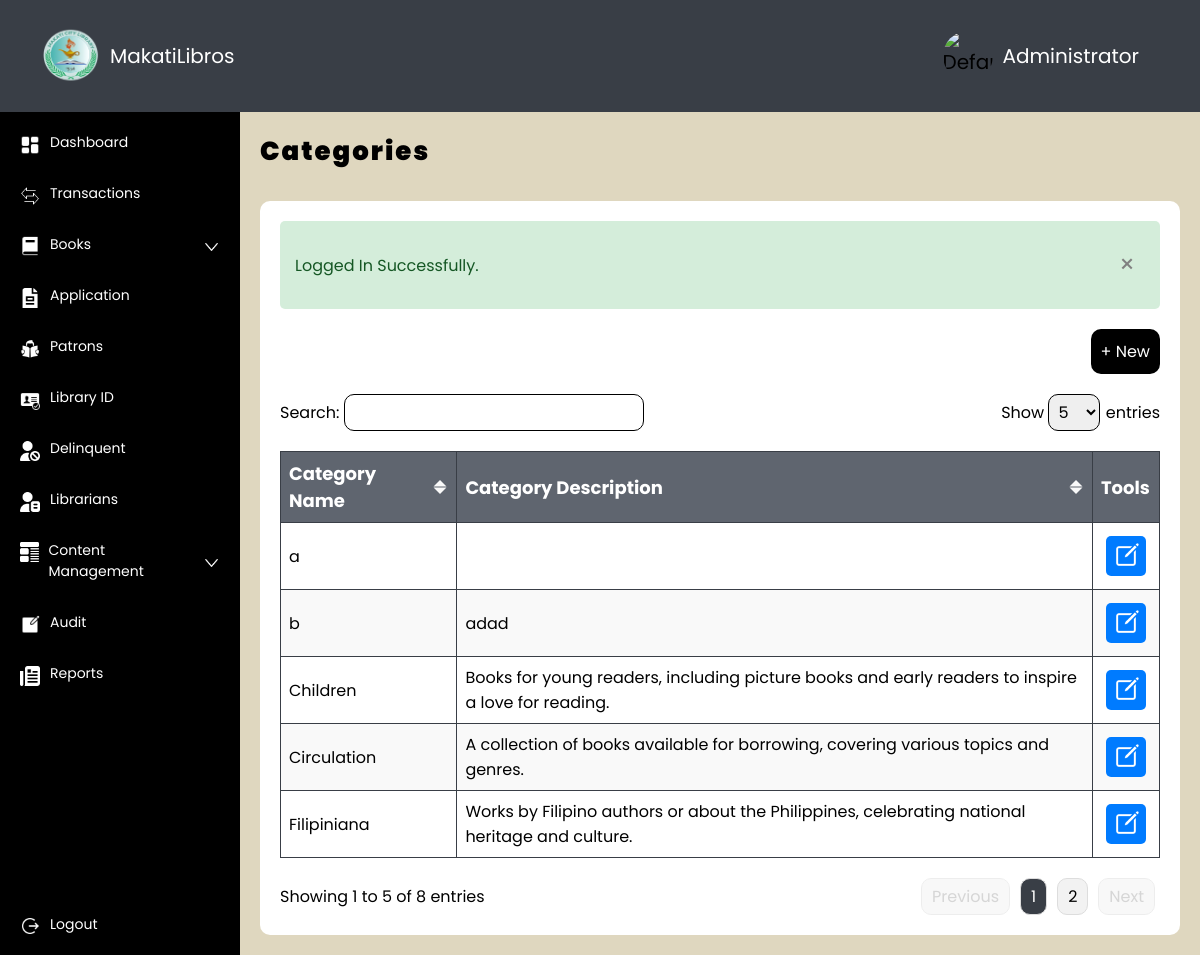
The app's page /admin/category.php (signed in) with its own data.
### tables this page shows
CREATE TABLE `category` (
  `category_id` int(11) NOT NULL,
  `category` varchar(255) DEFAULT NULL,
  `description` text DEFAULT NULL
);

### admin/functions/fetch_profile.php (called while the page is built, shortened)
<?php
$email = $_SESSION['email'];
try {
    $query = "SELECT * FROM librarians WHERE email = :email";
    $stmt = $pdo->prepare($query);
    $stmt->bindParam(':email', $email);
    $stmt->execute();
    $librarian = $stmt->fetch(PDO::FETCH_ASSOC);
    if (!$librarian) {
        $query = "SELECT * FROM admin WHERE email = :email";
        $stmt = $pdo->prepare($query);
        $stmt->bindParam(':email', $email);
        $stmt->execute();
        $admin = $stmt->fetch(PDO::FETCH_ASSOC);
        $librarian = $admin;
    }
    $isAdmin = isset($librarian['admin_id']);
} catch (PDOException $e) {
    header("Location: logout.php");
    exit();
}

### admin/functions/fetch_category.php (called while the page is built)
<?php
function getCategoryList($pdo) {
    $query = "SELECT category_id, category, description FROM category ORDER BY category ASC";
    $stmt = $pdo->prepare($query);
    $stmt->execute();
    $categoryList = [];
    while ($row = $stmt->fetch(PDO::FETCH_ASSOC)) {
        $categoryList[] = [
            'category_id' => $row['category_id'],
            'category' => $row['category'],
            'description' => $row['description']
        ];
    }
    return $categoryList;
}
?>

### admin/category.php (the view, shortened to what this page needs)
<!DOCTYPE html>
<html lang="en">
<head>
    <link rel="stylesheet" href="style.css">
</head>
<?php
include '../connection.php';
include 'functions/fetch_category.php';
$categoryList = getCategoryList($pdo);
?>
<body>
    <div class="wrapper">
        <div class="container-top">
            <?php include 'container-top.php'; ?>
        </div>
        <div class="container-content">
            <div class="sidebar">
                <?php include 'sidebar.php'; ?>
            </div>
            <div class="body">
                <div class="row">
                    <div class="title-26px">
                        Categories
                    </div>
                </div>
                <div class="container-white">
                    <div class="container-success" id="container-success" style="display: <?php echo isset($_SESSION['success_display']) ? $_SESSION['success_display'] : 'none';
                                                                                            unset($_SESSION['success_display']); ?>;">
                        <div class="container-success-description">
                            <?php if (isset($_SESSION['success_message'])) {
                                echo $_SESSION['success_message'];
                            } ?>
                        </div>
                        <button type="button" class="button-success-close" onclick="closeSuccessStatus()">&times;</button>
                    </div>
                    <div class="row row-right">
                        <button class="button-borrow" onclick="openAddModal()">
                            &#43; New
                        </button>
                    </div>
                    <div class="row row-between">
                        <div>
                            <label for="search">Search: </label>
                            <input class="table-search" type="text" id="search" onkeyup="searchTable()">
                        </div>
                        <div>
                            <label for="entries">Show </label>
                            <select class="table-select" id="entries" onchange="changeEntries()">
                                <option value="5">5</option>
                            </select>
                            <label for="entries"> entries</label>
                        </div>
                    </div>
                    <div class="row">
                        <table id="table">
                            <thead>
                                <tr>
                                    <th onclick="sortTable(0)">
                                        <div class="row row-between">
                                            <div class="column-title">Category Name</div>
                                            <img id="sort-icon-0" src="../images/sort.png" class="sort">
                                        </div>
                                    </th>
                                    <th onclick="sortTable(1)">
                                        <div class="row row-between">
                                            <div class="column-title">Category Description</div>
                                            <img id="sort-icon-1" src="../images/sort.png" class="sort">
                                        </div>
                                    </th>
                                    <th>
                                        <div class="column-title">Tools</div>
                                    </th>
                                </tr>
                            </thead>
                            <tbody>
                                <?php if (empty($categoryList)) { ?>
                                    <tr>
                                        <td colspan="2">
                                            <div class="no-result">
                                                <div class="no-result-image">
                                                    <img src="../images/no-result.jpg" alt="No Results Found" class="image" />
                                                </div>
                                                <p>No results found.</p>
                                            </div>
                                        </td>
                                    </tr>
                                <?php } else { ?>
                                    <?php foreach ($categoryList as $category) { ?>
                                        <tr>
                                            <td><?php echo htmlspecialchars($category['category']); ?></td>
                                            <td><?php echo htmlspecialchars($category['description']); ?></td>
                                            <td>
                                                <div class="td-center">
                                                <div class="button-edit"
                                                    data-category-id="<?php echo htmlspecialchars($category['category_id']); ?>"
                                                    data-category-name="<?php echo htmlspecialchars($category['category']); ?>"
                                                    data-category-description="<?php echo htmlspecialchars($category['description']); ?>"
                                                    onclick="openEditModal(this)">
                                                        <img src="../images/edit-white.png" class="image">
                                                    </div>
                                                </div>
                                            </td>
                                        </tr>
                                    <?php } ?>
                                <?php } ?>
                            </tbody>
                        </table>
                    </div>
                    <div class="row row-between">
                        <div class="entry-info" id="entry-info"></div>
                        <div class="pagination" id="pagination"></div>
                    </div>
                </div>
            </div>
        </div>
    </div>
</body>
</html>

### admin/container-top.php (shortened to what this page needs)
<?php include 'functions/fetch_profile.php'; ?>
<div class="row row-between">
    <div class="row-auto">
        <div class="container-round logo">
            <img src="../images/library-logo.png" class="image">
        </div>
        <div class="font-white">
            MakatiLibros
        </div>
    </div>
    <div class="row-auto container-profile" <?php echo ($isAdmin) ? '' : 'onclick="openEditProfileModal()"'; ?>>
        <div class="container-round profile">
            <img
                src="../librarian_images/<?php echo $isAdmin ? 'default_image.jfif' : htmlspecialchars($image); ?>"
                class="image"
                alt="<?php echo $isAdmin ? 'Default Admin Image' : 'User Profile Image'; ?>">
        </div>
        <div class="font-white">
            <?php echo htmlspecialchars($isAdmin ? 'Administrator' : $lastname); ?>
        </div>
    </div>
</div>

### admin/style.css (style rules this page uses)
* { margin: 0; padding: 0; font-family: 'Poppins', sans-serif; box-sizing: border-box; font-size: 20px; }
.wrapper { display: flex; flex-direction: column; height: 100vh; width: 100%; }
.container-top { display: flex; flex-direction: row; width: 100%; padding: 20px 40px; align-items: center; background-color: #393E46; }
.font-white { color: white; }
.container-round { border-radius: 100%; overflow: hidden; }
.logo { width: 60px; height: 60px; }
.profile { width: 50px; height: 50px; }
.container-profile { border: 1px solid transparent; padding: 10px 20px; }
.container-content { display: flex; flex-direction: row; width: 100%; height: 100%; overflow: hidden; }
.row { display: flex; flex-direction: row; gap: 10px; width: 100%; }
.row-auto { display: flex; flex-direction: row; width: auto; height: auto; gap: 10px; align-items: center; }
.row-between { align-items: center; justify-content: space-between; }
.row-right { justify-content: right; }
.sidebar { display: flex; flex-direction: column; padding: 10px; gap: 10px; width: 20%; background-color: black; overflow-y: scroll; scrollbar-width: thin; scrollbar-color: #888 #222; scroll-behavior: smooth; }
.image { width: 100%; height: 100%; }
.body { display: flex; flex-direction: column; padding: 20px; gap: 10px; width: 80%; background-color: #dfd7bf; overflow-y: scroll; scrollbar-width: thin; scrollbar-color: #888 #222; scroll-behavior: smooth; }
.title-26px { font-size: 26px; font-weight: 900; letter-spacing: 2px; color: black !important; }
.container-white { width: auto; display: flex; flex-direction: column; background-color: white; padding: 20px; border-radius: 10px; margin-top: 20px; gap: 20px; }
table { width: 100%; border-collapse: collapse; }
td { border: 1px solid #393E46; padding: 8px; text-align: left; font-size: 16px; }
.td-center { display: flex; justify-content: center; text-align: center; }
th { background-color: #5F656F; color: white; border: 1px solid #393E46; padding: 8px; text-align: left; }
tbody tr:nth-child(even) { background-color: #f9f9f9; }
.column-title { font-size: 18px; }
.entry-info { font-size: 16px; }
.sort { width: 16px; height: 16px; }
.table-search { width: 300px; }
.table-search, .table-select { border-radius: 10px; padding: 5px; font-size: 16px; border: 1px solid; }
.table-select option { padding: 5px; font-size: 16px; }
button { padding: 10px; border-radius: 10px; font-size: 16px; border: none; }
.button-borrow { background-color: black; color: white; transition: transform 0.2s; }
.button-edit { width: 40px; height: 40px; background-color: #007bff; padding: 5px; margin: 5px; border-radius: 5px; transition: transform 0.2s; }
label { font-size: 16px; }
.container-success { display: flex; padding: 15px; border-radius: 5px; width: 100%; flex-direction: row; align-items: center; justify-content: space-between; background-color: #d4edda; color: #155724; border-color: #c3e6cb; }
.container-success-description { font-size: 16px; }
.button-success-close { color: grey; font-size: 25px; background-color: transparent; border: none; transition: transform 0.2s; }

### records on screen
category: category "a"
category: category "b", description "adad"
category: category "Children", description "Books for young readers, including picture books and early readers to inspire a love for reading."
category: category "Circulation", description "A collection of books available for borrowing, covering various topics and genres."
category: category "Filipiniana", description "Works by Filipino authors or about the Philippines, celebrating national heritage and culture."

### other values on screen
$isAdmin ? 'Administrator' : $lastname "Administrator"
$_SESSION['success_message'] "Logged In Successfully."
